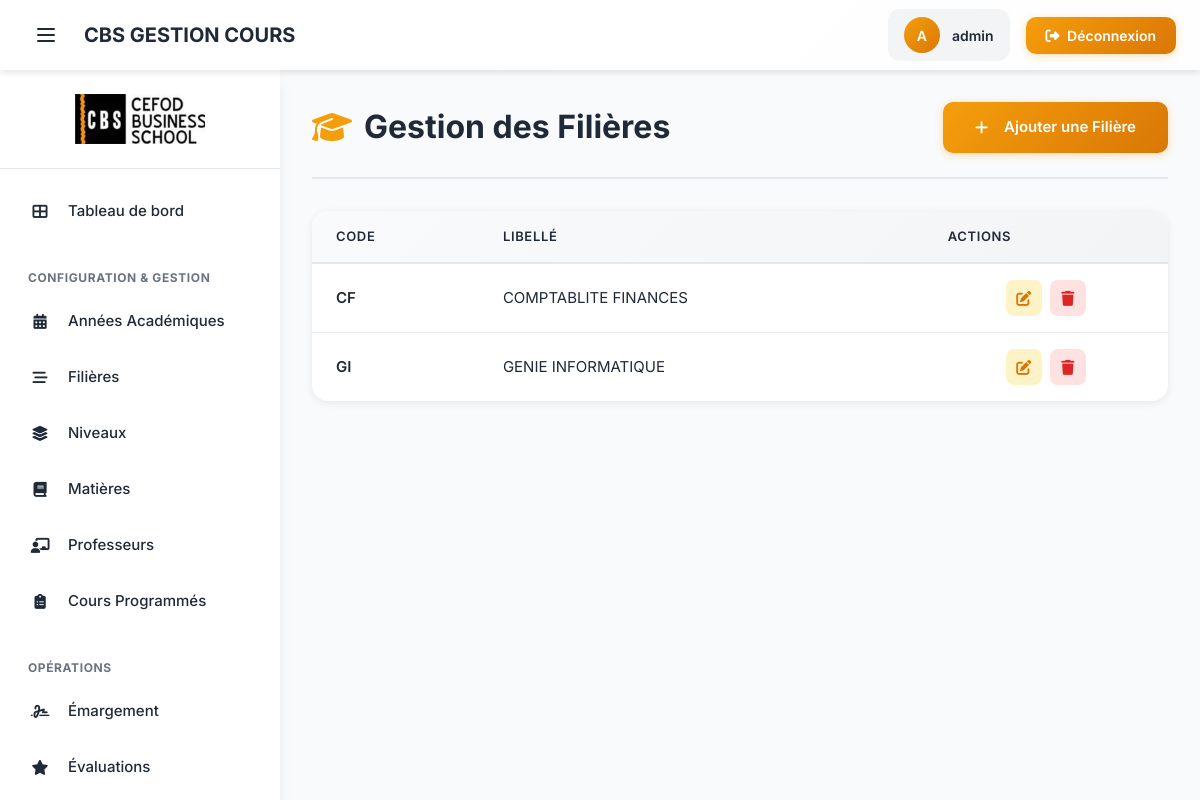
Page /filieres/ (signed in) on the earlier database version.
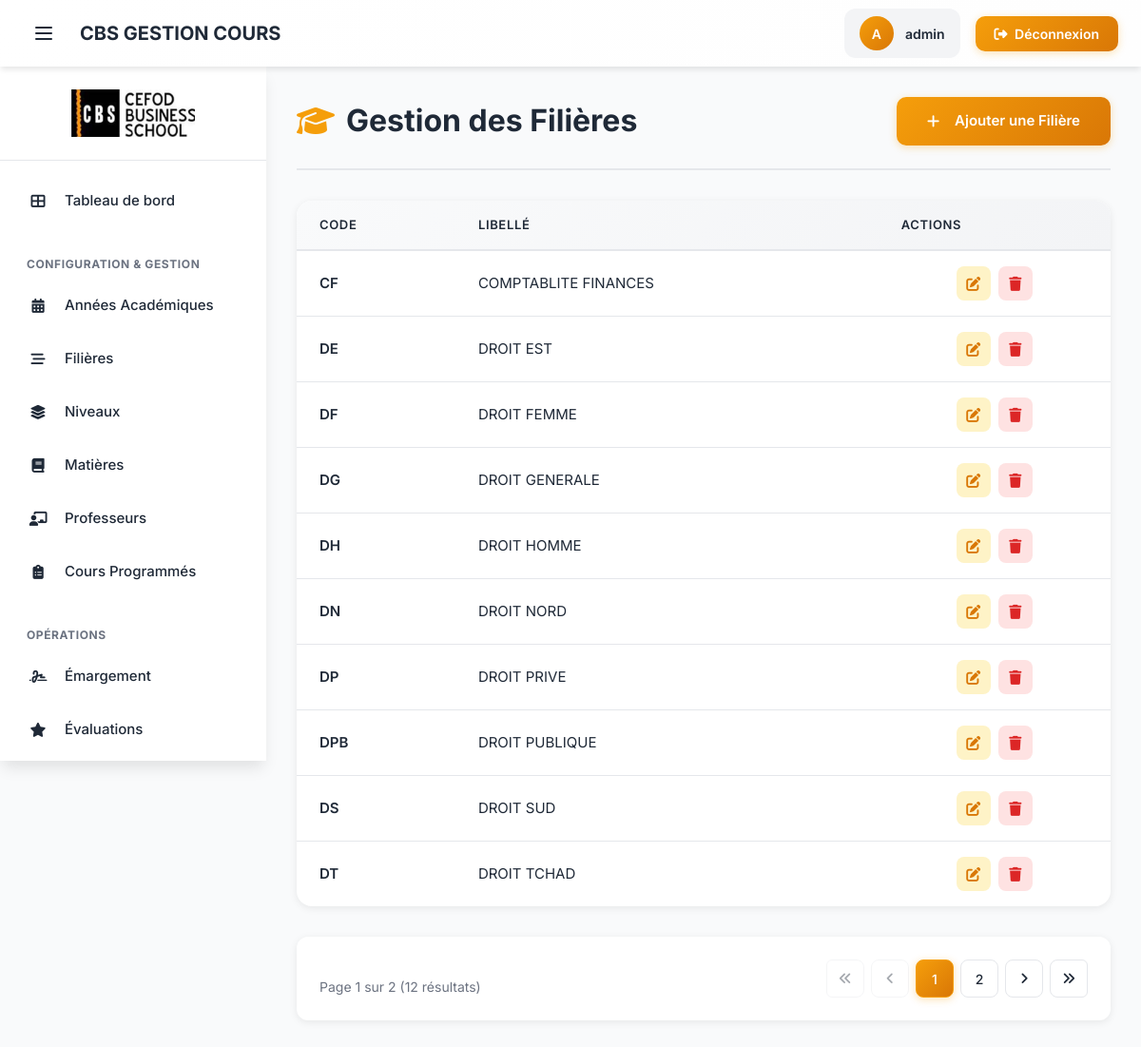
Same page on the later database version.
### gestion_cours/models.py (models this page shows, shortened)
class Filiere(models.Model):
    code = models.CharField(max_length=10, unique=True)
    libelle = models.CharField(max_length=100)
    class Meta:
        verbose_name_plural = "Filières"

### gestion_cours/views.py (the view)
# urls.py: path('filieres/', views.FiliereListView.as_view(), name='filiere_list'),
class FiliereListView(BaseAPView, ListView):
    model = Filiere
    template_name = 'gestion_cours/filiere_list.html'
    context_object_name = 'object_list'
    ordering = ['libelle']
    paginate_by = 10

### gestion_cours/mixins.py (called while the page is built)
    def dispatch(self, request, *args, **kwargs):
        is_assistant_peda = request.user.groups.filter(name='Assistant').exists()
        if not request.user.is_authenticated:
            return self.handle_no_permission()
        if not (request.user.is_superuser or is_assistant_peda):
            return redirect('gestion_cours:home')
        return super().dispatch(request, *args, **kwargs)

### gestion_cours/templates/gestion_cours/filiere_list.html (shortened to what this page needs)
{% extends 'base.html' %}
{% load static %}
{% block content %}
<div class="page-header">
    <h1 class="page-title">
        <i class="fas fa-graduation-cap"></i>
        Gestion des Filières
    </h1>
    <div class="page-actions">
        <a href="{% url 'gestion_cours:filiere_create' %}" class="btn btn-primary">
            <i class="fas fa-plus me-2"></i>Ajouter une Filière
        </a>
    </div>
</div>
<div class="table-card">
    <div class="table-wrapper">
        {% if object_list %}
        <table class="data-table" data-sortable>
            <thead>
                <tr>
                    <th data-sortable class="col-number">Code</th>
                    <th data-sortable>Libellé</th>
                    <th class="col-actions">Actions</th>
                </tr>
            </thead>
            <tbody>
                {% for filiere in object_list %}
                <tr>
                    <td class="col-number">{{ filiere.code }}</td>
                    <td class="font-medium">{{ filiere.libelle }}</td>
                    <td class="col-actions">
                        <div class="action-buttons">
                            <a href="{% url 'gestion_cours:filiere_update' pk=filiere.pk %}"
                               class="action-btn action-btn-edit"
                               title="Modifier">
                                <i class="fas fa-edit"></i>
                            </a>
                            <a href="{% url 'gestion_cours:filiere_delete' pk=filiere.pk %}"
                               class="action-btn action-btn-delete"
                               title="Supprimer"
                               data-confirm="Voulez-vous vraiment supprimer cette filière ?">
                                <i class="fas fa-trash"></i>
                            </a>
                        </div>
                    </td>
                </tr>
                {% endfor %}
            </tbody>
        </table>
        {% endif %}
    </div>
</div>
{% if is_paginated %}
    {% include 'gestion_cours/includes/pagination.html' %}
{% endif %}
{% endblock %}

Differences in the rows shown:
no longer on this page (row unchanged): Filiere: code "GI", libelle "GENIE INFORMATIQUE"
added Filiere: code "DE", libelle "DROIT EST"
added Filiere: code "DF", libelle "DROIT FEMME"
added Filiere: code "DG", libelle "DROIT GENERALE"
added Filiere: code "DH", libelle "DROIT HOMME"
added Filiere: code "DN", libelle "DROIT NORD"
added Filiere: code "DP", libelle "DROIT PRIVE"
added Filiere: code "DPB", libelle "DROIT PUBLIQUE"
added Filiere: code "DS", libelle "DROIT SUD"
added Filiere: code "DT", libelle "DROIT TCHAD"
Other differences:
{{ page_obj.number }}: (not shown) → "1"
{{ page_obj.paginator.num_pages }}: (not shown) → "2"
{{ page_obj.paginator.count }}: (not shown) → "12"
text now shown: "Page sur ( résultats)"
new list line: "1"
new list line: "2"
